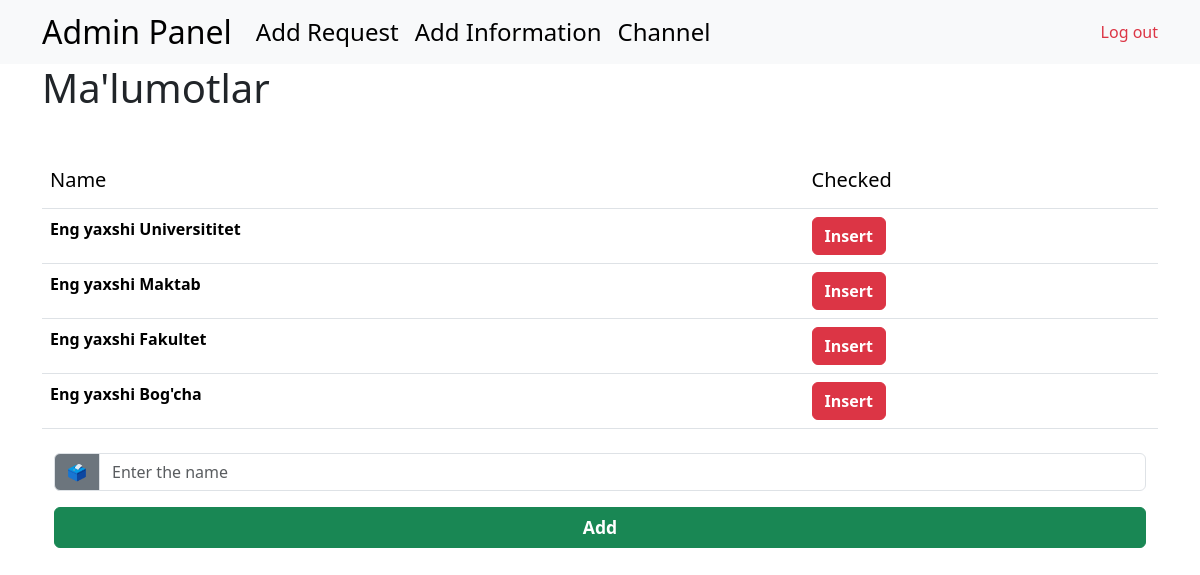
Page /pages/votes.php on the committed database.
### tables this page shows
CREATE TABLE `surveys` (
  `id` int NOT NULL AUTO_INCREMENT,
  `name` varchar(255) DEFAULT NULL,
  `description` text,
  PRIMARY KEY (`id`)
);

### src/DB.php (called while the page is built, shortened)
<?php
class DB
{
    public function __construct()
    {
        $this->pdo = new PDO("mysql:host=localhost;dbname=project", "foziljonvc", "1220");
    }
}

### src/Surveys.php (called while the page is built, shortened)
<?php
class Surveys extends DB
{
    public function getSurveys (): false|array
    {
        $stmt = $this->pdo->prepare("SELECT * FROM surveys");
        $stmt->execute();
        return $stmt->fetchAll(PDO::FETCH_ASSOC);
    }
}

### pages/votes.php (the view, shortened to what this page needs)
<!doctype html>
<html lang="en">
<head>
    <?php
        require "pages/partials/link.php";
    ?>
</head>
<body>
<?php
require "pages/partials/navbar.php";
?>
<div class="container">
    <h1>Ma'lumotlar</h1>
</div>
<div class="container mt-4">
    <form action="router.php" method="post">
        <table class="table mt-5">
            <thead>
            <tr>
                <th><h5>Name</h5></th>
                <th><h5>Checked</h5></th>
            </tr>
            </thead>
            <tbody>
            <?php $posts = (new Surveys())->getSurveys(); ?>
                <?php if (!empty($posts)): ?>
                    <?php foreach ($posts as $post) : ?>
                        <tr>
                            <td>
                                <b><?php echo $post['name'] ?></b>
                            </td>
                            <td>
                                <a href="/insert?id=<?php echo $post['id']; ?>" class="btn btn-danger"
                                    title="Shu qatordagi ma'lumotlarni ichiga yo'nalish qo'shadi"><i class="bi bi-pencil-fill"></i>
                                    <b>Insert</b></a>
                            </td>
                        </tr>
                    <?php endforeach; ?>
                <?php endif; ?>
            </tbody>
        </table>
        <div class="container mt-4">
            <div class="mb-3">
                <div class="input-group mb-3">
                    <span class="input-group-text input-group-text-custom">🗳️</span>
                    <input type="text" class="form-control form-control-custom" placeholder="Enter the name" name="votes"
                           aria-label="Survey" required>
                </div>
                <div class="d-grid">
                    <button class="btn btn-success btn-custom" type="submit"><b>Add</b></button>
                </div>
            </div>
        </div>
    </form>
</div>
</body>
</html>

### pages/votes.php (style rules this page uses)
.input-group-text-custom { background-color: #6c757d; color: #ffffff; border-radius: 0.375rem 0 0 0.375rem; }
.form-control-custom { border-radius: 0 0.375rem 0.375rem 0; }
.btn-custom { border-radius: 0.375rem; font-size: 1.1rem; font-weight: 600; transition: all 0.2s; }

### rows in the picture
surveys: name "Eng yaxshi Universititet"
surveys: name "Eng yaxshi Maktab"
surveys: name "Eng yaxshi Fakultet"
surveys: name "Eng yaxshi Bog'cha"
